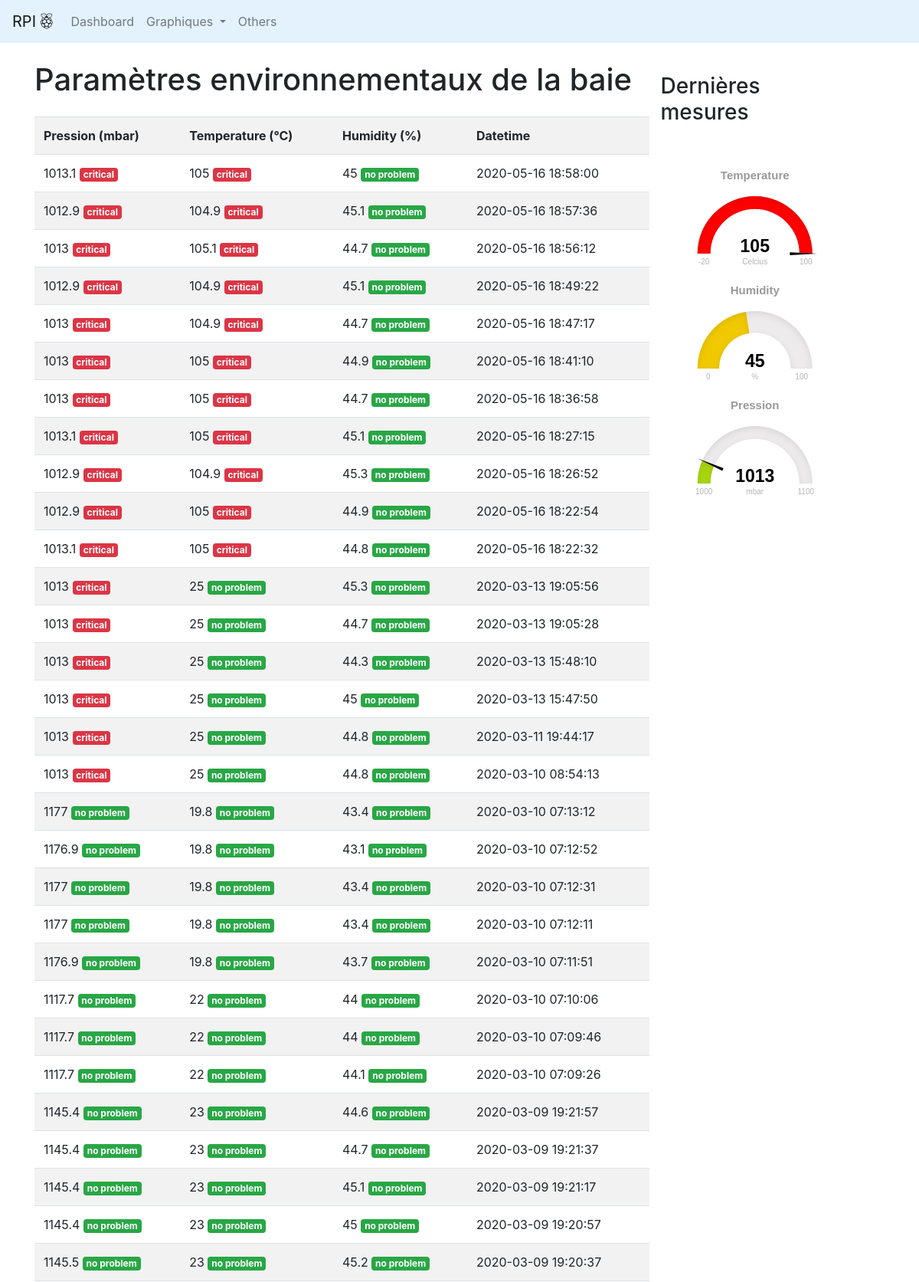
The page / (upper part) on the database its author committed.
### tables this page shows
CREATE TABLE data_poseidon(ID INTEGER PRIMARY KEY AUTOINCREMENT, Pression INTEGER, Humidity INTEGER, Temperature INTEGER, Timestamp DATETIME DEFAULT current_timestamp);

### interfaceInfo.py (the view)
@app.route('/')
def index():
    datas = get_data_full()
    return render_template("index.html", datas=datas)

### interfaceInfo.py (called while the page is built)
def connect_db():
    connection = sqlite3.connect(DATABASE)
    return connection

@app.before_request
def before_request():
    g.db = connect_db()

def query_db(query, args=(), one=False):
    cur = g.db.execute(query, args)
    rv = [dict((cur.description[idx][0], value)
               for idx, value in enumerate(row)) for row in cur.fetchall()]
    return (rv[0] if rv else None) if one else rv

def get_data_full():
    connection = connect_db()
    c = connection.cursor()
    datas = query_db("select * from data_poseidon ORDER BY id DESC")
    str(datas)
    return datas

### templates/index.html (shortened to what this page needs)
{% extends "layout.html" %}
{% block content %}
<div class="container">
	<div class="container mt-4">
		<div class="row">
			<div class="row col-md-9">
				<h1 style="text-align:center;" class="mb-4">Paramètres environnementaux de la baie</h1>
				<table id="datas" class="table table-striped">
					<tr>
						<th>Pression (mbar)</th>
						<th>Temperature (°C)</th>
						<th>Humidity (%)</th>
						<th>Datetime</th>
					</tr>
					{% set tableSize = datas|length %}
					{% for i in range(0, tableSize) %}
					<tr>
						<td> {{ datas[i]['Pression'] }}
							{%if (datas[i]['Pression'] < 1030) %}
							<span class="badge badge-danger">critical</span></td>
						{%else%}
						<span class="badge badge-success">no problem</span></td>
						{%endif%}
						<td> {{ datas[i]['Temperature'] }}
							{%if (datas[i]['Temperature'] > 25) or (datas[i]['Temperature'] < 15) %}
							<span class="badge badge-danger">critical</span></td>
						{%else%}
						<span class="badge badge-success">no problem</span></td>
						{%endif%}
						<td> {{ datas[i]['Humidity'] }}
							{%if (datas[i]['Humidity'] < 60) or (datas[i]['Humidity'] > 30) %}
							<span class="badge badge-success">no problem</span></td>
						{%else%}
						<span class="badge badge-danger">critical</span></td>
						{%endif%}
						<td> {{ datas[i]['Timestamp'] }}</td>
					</tr>
					{%endfor%}
				</table>
			</div>
			<div class="col-md-3 mt-3">
				<h3 class="mb-5">Dernières mesures</h3>
				<div class="wrapper">
					<div class="box">
						<div id="g1" class="gauge"></div>
						<div id="g2" class="gauge"></div>
						<div id="g3" class="gauge"></div>
					</div>
				</div>
			</div>
		</div>
	</div>
</div>
</body>
{% endblock %}

### templates/layout.html (shortened to what this page needs)
<!doctype html>
<html lang="fr">
<head>
    {% block head %}
    <link rel="stylesheet" href="https://stackpath.bootstrapcdn.com/bootstrap/4.4.1/css/bootstrap.min.css">
    <link rel="stylesheet" href="https://use.fontawesome.com/releases/v5.8.1/css/all.css">
    {% endblock %}
</head>
<body>
<nav class="navbar navbar-expand-lg navbar-light" style="background-color: #e3f2fd;">
    <a class="navbar-brand" href="/"> RPI <i class="fab fa-raspberry-pi"></i> </a>
    <div class="collapse navbar-collapse" id="navbarSupportedContent">
        <ul class="navbar-nav mr-auto">
            <li class="nav-item">
                <a class="nav-link" href="/">Dashboard</a>
            </li>
            <li class="nav-item">
                 <li class="nav-item dropdown">
                    <a class="nav-link dropdown-toggle" href="#" id="navbarDropdown" role="button" data-toggle="dropdown" aria-haspopup="true" aria-expanded="false" style="background-color:#e3f2fd;">
                      Graphiques
                    </a>
                  </li>
            </li>
            <li class="nav-item">
                <a class="nav-link" href="/">Others</a>
            </li>
        </ul>
    </div>
</nav>
{% block content %}
{% endblock %}
</body>
</html>

### rows shown on the page
data_poseidon: Pression "1013.1", Temperature "105", Humidity "45", Timestamp "2020-05-16 18:58:00"
data_poseidon: Pression "1012.9", Temperature "104.9", Humidity "45.1", Timestamp "2020-05-16 18:57:36"
data_poseidon: Pression "1013", Temperature "105.1", Humidity "44.7", Timestamp "2020-05-16 18:56:12"
data_poseidon: Pression "1012.9", Temperature "104.9", Humidity "45.1", Timestamp "2020-05-16 18:49:22"
data_poseidon: Pression "1013", Temperature "104.9", Humidity "44.7", Timestamp "2020-05-16 18:47:17"
data_poseidon: Pression "1013", Temperature "105", Humidity "44.9", Timestamp "2020-05-16 18:41:10"
data_poseidon: Pression "1013", Temperature "105", Humidity "44.7", Timestamp "2020-05-16 18:36:58"
data_poseidon: Pression "1013.1", Temperature "105", Humidity "45.1", Timestamp "2020-05-16 18:27:15"
data_poseidon: Pression "1012.9", Temperature "104.9", Humidity "45.3", Timestamp "2020-05-16 18:26:52"
data_poseidon: Pression "1012.9", Temperature "105", Humidity "44.9", Timestamp "2020-05-16 18:22:54"
data_poseidon: Pression "1013.1", Temperature "105", Humidity "44.8", Timestamp "2020-05-16 18:22:32"
data_poseidon: Pression "1013", Temperature "25", Humidity "45.3", Timestamp "2020-03-13 19:05:56"
data_poseidon: Pression "1013", Temperature "25", Humidity "44.7", Timestamp "2020-03-13 19:05:28"
data_poseidon: Pression "1013", Temperature "25", Humidity "44.3", Timestamp "2020-03-13 15:48:10"
data_poseidon: Pression "1013", Temperature "25", Humidity "45", Timestamp "2020-03-13 15:47:50"
data_poseidon: Pression "1013", Temperature "25", Humidity "44.8", Timestamp "2020-03-11 19:44:17"
data_poseidon: Pression "1013", Temperature "25", Humidity "44.8", Timestamp "2020-03-10 08:54:13"
data_poseidon: Pression "1177", Temperature "19.8", Humidity "43.4", Timestamp "2020-03-10 07:13:12"
data_poseidon: Pression "1176.9", Temperature "19.8", Humidity "43.1", Timestamp "2020-03-10 07:12:52"
data_poseidon: Pression "1177", Temperature "19.8", Humidity "43.4", Timestamp "2020-03-10 07:12:31"
data_poseidon: Pression "1177", Temperature "19.8", Humidity "43.4", Timestamp "2020-03-10 07:12:11"
data_poseidon: Pression "1176.9", Temperature "19.8", Humidity "43.7", Timestamp "2020-03-10 07:11:51"
data_poseidon: Pression "1117.7", Temperature "22", Humidity "44", Timestamp "2020-03-10 07:10:06"
data_poseidon: Pression "1117.7", Temperature "22", Humidity "44", Timestamp "2020-03-10 07:09:46"
data_poseidon: Pression "1117.7", Temperature "22", Humidity "44.1", Timestamp "2020-03-10 07:09:26"
data_poseidon: Pression "1145.4", Temperature "23", Humidity "44.6", Timestamp "2020-03-09 19:21:57"
data_poseidon: Pression "1145.4", Temperature "23", Humidity "44.7", Timestamp "2020-03-09 19:21:37"
data_poseidon: Pression "1145.4", Temperature "23", Humidity "45.1", Timestamp "2020-03-09 19:21:17"
data_poseidon: Pression "1145.4", Temperature "23", Humidity "45", Timestamp "2020-03-09 19:20:57"
data_poseidon: Pression "1145.5", Temperature "23", Humidity "45.2", Timestamp "2020-03-09 19:20:37"
